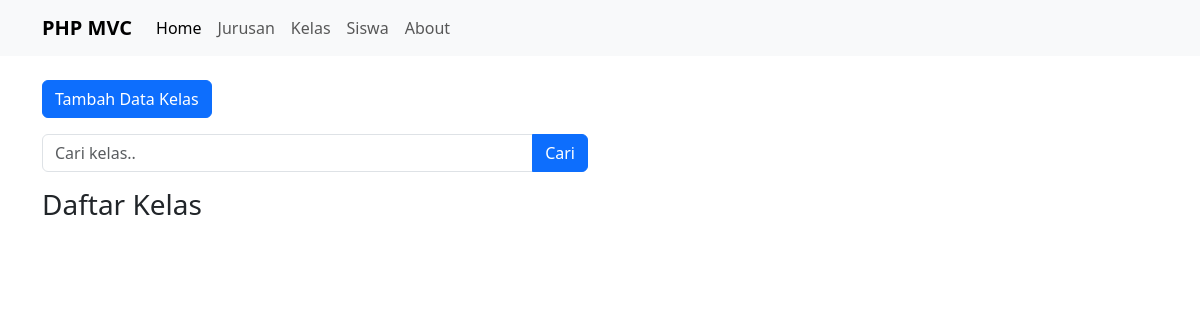
/public/kelas, run on an earlier commit of the app's database.
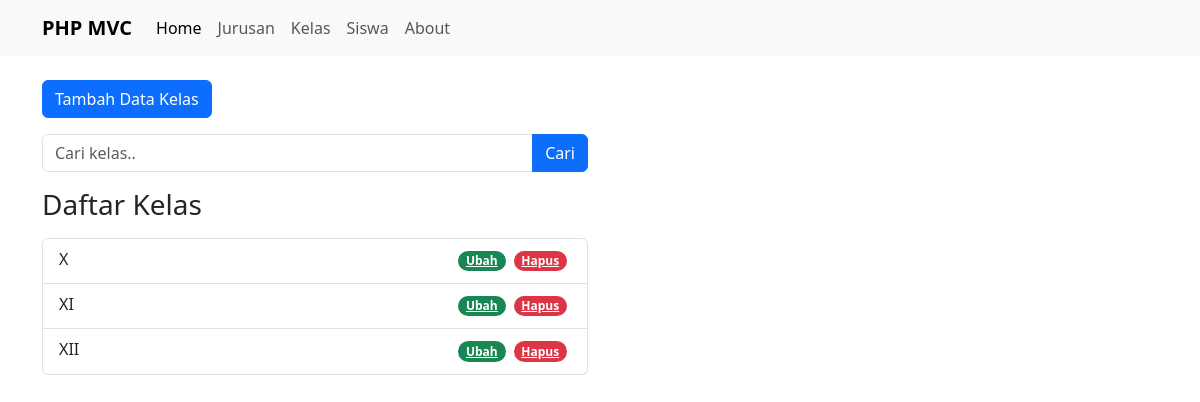
And on a later commit of the database.
### tables this page shows
CREATE TABLE `kelas` (
  `id` int(11) NOT NULL,
  `dataKelas` varchar(100) NOT NULL
);

### app/core/Controller.php (called while the page is built, shortened)
<?php
class Controller {
    public function view ($view, $data = [])
    {
        require_once '../app/views/' . $view . '.php';
    }
    public function model($model)
    {
        return new $model;
    }
}

### app/controllers/Kelas.php (called while the page is built, shortened)
<?php
class Kelas extends Controller
{
    public function index()
    {
        $data['judul'] = 'Daftar Kelas';
        $data['kelas'] = $this->model('Kelas_model')->getAllKelas();
        $this->view('templates/header', $data);
        $this->view('kelas/index', $data);
        $this->view('templates/footer');
    }
}

### app/core/App.php (called while the page is built, shortened)
<?php
class App
{
    protected $controller = 'Home';
    protected $method = 'index';
    protected $params = [];
    public function __construct()
    {
        $url = $this->parseURL();
        if (!empty($url[0]) && file_exists('../app/controllers/' . $url[0] . '.php')) {
            $this->controller = $url[0];
        } else {
        }
        if (class_exists($this->controller)) {
            $this->controller = new $this->controller;
        } else {
        }
        call_user_func_array([$this->controller, $this->method], $this->params);
    }
    public function parseURL()
    {
        if (isset($_GET['url'])) {
            $url = rtrim($_GET['url'], '/');
            $url = filter_var($url, FILTER_SANITIZE_URL);
            $url = explode('/', $url);
            return $url;
        }
    }
}
?>

### public/index.php (called while the page is built, shortened)
<?php
$app = new App;

### app/core/Database.php (called while the page is built, shortened)
<?php
class Database
{
    private $host = DB_HOST;
    private $user = DB_USER;
    private $pass = DB_PASS;
    private $db_name = DB_NAME;
    private $dbh;
    private $stmt;
    public function __construct()
    {
        $dsn = 'mysql:host=' . $this->host . ';dbname=' . $this->db_name;
        $option = [
            PDO::ATTR_PERSISTENT => true,
            PDO::ATTR_ERRMODE    => PDO::ERRMODE_EXCEPTION
        ];
        try {
            $this->dbh = new PDO($dsn, $this->user, $this->pass, $option);
        } catch (PDOException $e) {
            die($e->getMessage());
        }
    }
    public function query($query)
    {
        $this->stmt = $this->dbh->prepare($query);
    }
    public function execute()
    {
        $this->stmt->execute();
    }
    public function resultSet()
    {
        $this->execute();
        return $this->stmt->fetchAll(PDO::FETCH_ASSOC);
    }
}

### app/models/Kelas_model.php (called while the page is built, shortened)
<?php
class Kelas_model
{
    private $table = 'kelas';
    private $db;
    public function __construct()
    {
        $this->db = new Database;
    }
    public function getAllKelas()
    {
        $this->db->query('SELECT * FROM ' . $this->table);
        return $this->db->resultSet();
    }
}

### app/views/kelas/index.php (the view, shortened to what this page needs)
<div class="container mt-4">
    <div class="row mb-3">
        <div class="col-lg-6">
            <button type="button" class="btn btn-primary tombolTambahData" data-bs-toggle="modal"
                data-bs-target="#formModal">
                Tambah Data Kelas
            </button>
        </div>
    </div>
    <div class="row mb-3">
        <div class="col-lg-6">
            <form action="<?= BASEURL; ?>/kelas/cari" method="post">
                <div class="input-group">
                    <input type="text" class="form-control" placeholder="Cari kelas.." name="keyword" id="keyword"
                        autocomplete="off">
                    <button class="btn btn-primary" type="submit" id="tombolCari">Cari</button>
                </div>
            </form>
        </div>
    </div>
    <div class="row">
        <div class="col-lg-6">
            <h3 class="mb-3">Daftar Kelas</h3>
            <ul class="list-group">
                <?php foreach ($data['kelas'] as $kelas): ?>
                    <li class="list-group-item">
                        <?= $kelas['dataKelas']; ?>
                        <a href="<?= BASEURL; ?>/kelas/hapus/<?= $kelas['id']; ?>"
                            class="badge badge rounded-pill text-bg-danger float-end m-lg-1"
                            onclick="return confirm('Apakah anda yakin ingin menghapus?');">Hapus</a>
                        <a href="<?= BASEURL; ?>/kelas/ubah/<?= $kelas['id']; ?>"
                            class="badge badge rounded-pill text-bg-success float-end m-lg-1 tampilModalUbah"
                            data-bs-toggle="modal" data-bs-target="#formModal" data-id="<?= $kelas['id']; ?>">Ubah</a>
                    </li>
                <?php endforeach; ?>
            </ul>
        </div>
    </div>
</div>

### app/views/templates/header.php (shortened to what this page needs)
<!DOCTYPE html>
<html lang="en">
<head>
  <link href="https://cdn.jsdelivr.net/npm/bootstrap@5.2.3/dist/css/bootstrap.min.css" rel="stylesheet"
>
</head>
<body>
  <nav class="navbar navbar-expand-lg bg-light ">
    <div class="container">
      <a class="navbar-brand fw-bold" href="<?= BASEURL; ?>">PHP MVC</a>
      <div class="collapse navbar-collapse" id="navbarNav">
        <ul class="navbar-nav">
          <li class="nav-item">
            <a class="nav-link active" aria-current="page" href="<?= BASEURL; ?>">Home</a>
          </li>
          <li class="nav-item">
            <a class="nav-link" href="<?= BASEURL; ?>/jurusan">Jurusan</a>
          </li>
          <li class="nav-item">
            <a class="nav-link" href="<?= BASEURL; ?>/kelas">Kelas</a>
          </li>
          <li class="nav-item">
            <a class="nav-link" href="<?= BASEURL; ?>/siswa">Siswa</a>
          </li>
          <li class="nav-item">
            <a class="nav-link" href="<?= BASEURL; ?>/about">About</a>
          </li>
        </ul>
      </div>
    </div>
  </nav>

### app/views/templates/footer.php (shortened to what this page needs)
<link href="https://cdn.jsdelivr.net/npm/bootstrap@5.3.2/dist/css/bootstrap.min.css" rel="stylesheet"
>
</body>
</html>

What changed in the data, as far as the page shows it:
added kelas: dataKelas "X"
added kelas: dataKelas "XI"
added kelas: dataKelas "XII"
